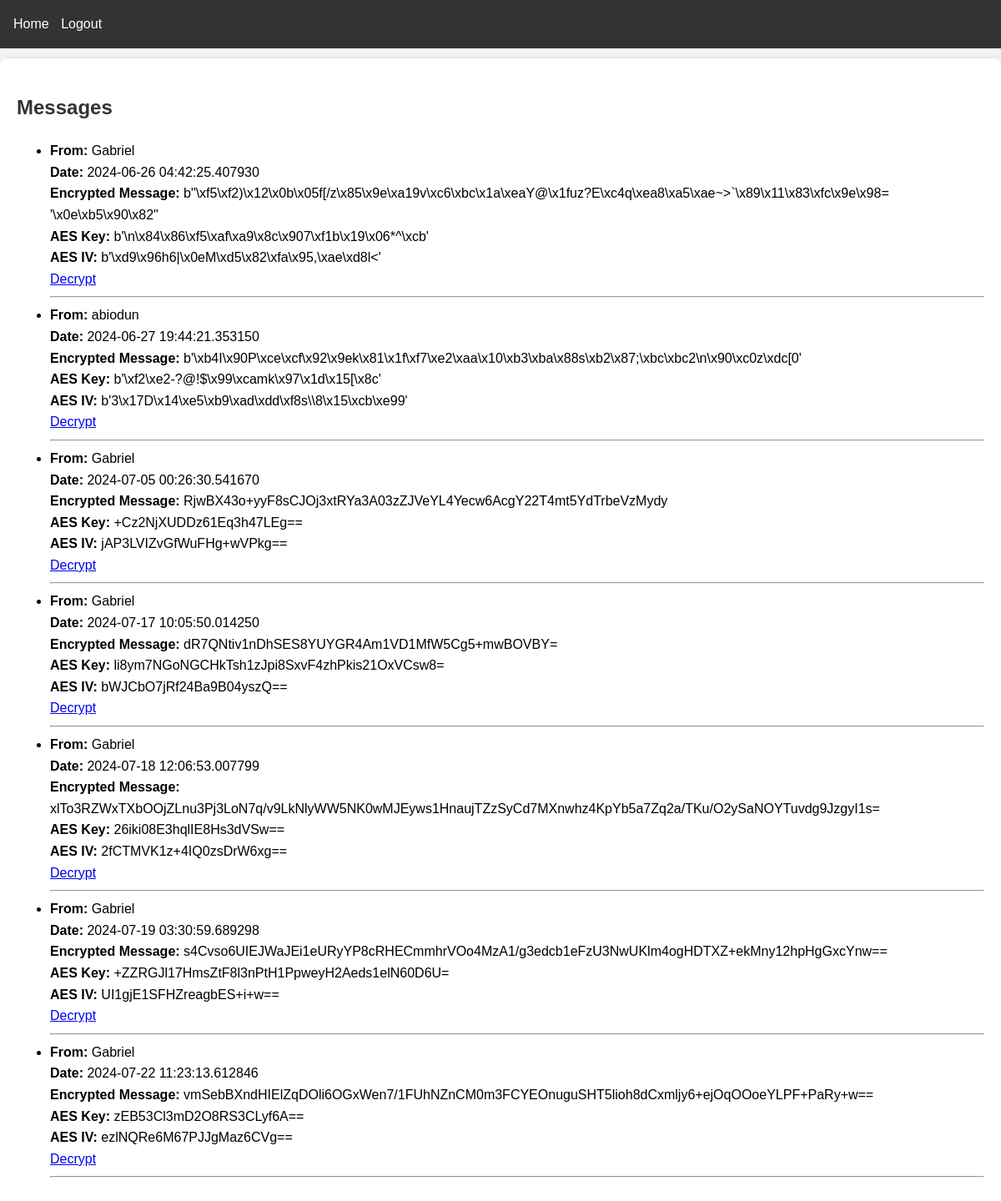
Screenshot of /messages (signed in) with the database file from the repository.
### app/models.py (models this page shows, shortened)
class Message(db.Model):
    id = db.Column(db.Integer, primary_key=True)
    sender_id = db.Column(db.Integer, db.ForeignKey('user.id'), nullable=False)
    recipient_id = db.Column(db.Integer, db.ForeignKey('user.id'), nullable=False)
    body = db.Column(db.Text, nullable=False)
    timestamp = db.Column(db.DateTime, index=True, default=datetime.utcnow)
    aes_algorithm = db.Column(db.String(64))
    aes_key = db.Column(db.String(64))
    aes_iv = db.Column(db.String(64))

class User(UserMixin, db.Model):
    id = db.Column(db.Integer, primary_key=True)
    first_name = db.Column(db.String(64))
    last_name = db.Column(db.String(64))
    phone = db.Column(db.String(20), nullable=False)
    username = db.Column(db.String(64), index=True, unique=True)
    email = db.Column(db.String(120), index=True, unique=True)
    password_hash = db.Column(db.String(128))
    messages_sent = db.relationship('Message', foreign_keys='Message.sender_id', backref='sender', lazy='dynamic')
    messages_received = db.relationship('Message', foreign_keys='Message.recipient_id', backref='recipient', lazy='dynamic')

### app/routes.py (the view)
@bp.route('/messages')
@login_required
def messages():
    received_messages = Message.query.filter_by(recipient_id=current_user.id).all()
    decrypted_messages = [(msg, msg.body) for msg in received_messages]
    return render_template('messages.html', messages=decrypted_messages)

### app/models.py (called while the page is built)
@login_manager.user_loader
def load_user(user_id):
    return User.query.get(int(user_id))

### app/templates/messages.html
{% extends "base.html" %}
{% block content %}
  <h2>Messages</h2>
  <ul>
    {% for message, encrypted_body in messages %}
      <li>
        <strong>From:</strong> {{ message.sender.username }}<br>
        <strong>Date:</strong> {{ message.timestamp }}<br>
        <strong>Encrypted Message:</strong> {{ encrypted_body }}<br>
        <strong>AES Key:</strong> {{ message.aes_key }}<br>
        <strong>AES IV:</strong> {{ message.aes_iv }}<br>
        <a href="{{ url_for('main.decrypt_message_manual', message_id=message.id) }}">Decrypt</a>
      </li>
      <hr>
    {% endfor %}
  </ul>
{% endblock %}

### app/templates/base.html (style rules this page uses)
body { font-family: Arial, sans-serif; line-height: 1.6; margin: 0; padding: 0; background-color: #f4f4f4; padding-top: 50px; }
h1, h2, h3 { color: #333; }

### rows the page displays
Message: sender.username "Gabriel", timestamp "2024-06-26 04:42:25.407930", body "b\"\\xf5\\xf2)\\x12\\x0b\\x05f[/z\\x85\\x9e\\xa19v\\xc6\\xbc\\x1a\\xeaY@\\x1fuz?E\\xc4q\\xea8\\xa5\\xae~>`\\x89\\x11\\x83\\xfc\\x9e\\x98= '\\x0e\\xb5\\x90\\x82\"", aes_key "b'\\n\\x84\\x86\\xf5\\xaf\\xa9\\x8c\\x907\\xf1b\\x19\\x06*^\\xcb'", aes_iv "b'\\xd9\\x96h6|\\x0eM\\xd5\\x82\\xfa\\x95,\\xae\\xd8l<'"
Message: sender.username "abiodun", timestamp "2024-06-27 19:44:21.353150", body "b'\\xb4I\\x90P\\xce\\xcf\\x92\\x9ek\\x81\\x1f\\xf7\\xe2\\xaa\\x10\\xb3\\xba\\x88s\\xb2\\x87;\\xbc\\xbc2\\n\\x90\\xc0z\\xdc[0'", aes_key "b'\\xf2\\xe2-?@!$\\x99\\xcamk\\x97\\x1d\\x15[\\x8c'", aes_iv "b'3\\x17D\\x14\\xe5\\xb9\\xad\\xdd\\xf8s\\\\8\\x15\\xcb\\xe99'"
Message: sender.username "Gabriel", timestamp "2024-07-05 00:26:30.541670", body "RjwBX43o+yyF8sCJOj3xtRYa3A03zZJVeYL4Yecw6AcgY22T4mt5YdTrbeVzMydy", aes_key "+Cz2NjXUDDz61Eq3h47LEg==", aes_iv "jAP3LVIZvGfWuFHg+wVPkg=="
Message: sender.username "Gabriel", timestamp "2024-07-17 10:05:50.014250", body "dR7QNtiv1nDhSES8YUYGR4Am1VD1MfW5Cg5+mwBOVBY=", aes_key "li8ym7NGoNGCHkTsh1zJpi8SxvF4zhPkis21OxVCsw8=", aes_iv "bWJCbO7jRf24Ba9B04yszQ=="
Message: sender.username "Gabriel", timestamp "2024-07-18 12:06:53.007799", body "xlTo3RZWxTXbOOjZLnu3Pj3LoN7q/v9LkNlyWW5NK0wMJEyws1HnaujTZzSyCd7MXnwhz4KpYb5a7Zq2a/TKu/O2ySaNOYTuvdg9JzgyI1s=", aes_key "26iki08E3hqlIE8Hs3dVSw==", aes_iv "2fCTMVK1z+4IQ0zsDrW6xg=="
Message: sender.username "Gabriel", timestamp "2024-07-19 03:30:59.689298", body "s4Cvso6UIEJWaJEi1eURyYP8cRHECmmhrVOo4MzA1/g3edcb1eFzU3NwUKlm4ogHDTXZ+ekMny12hpHgGxcYnw==", aes_key "+ZZRGJl17HmsZtF8l3nPtH1PpweyH2Aeds1elN60D6U=", aes_iv "UI1gjE1SFHZreagbES+i+w=="
Message: sender.username "Gabriel", timestamp "2024-07-22 11:23:13.612846", body "vmSebBXndHIElZqDOli6OGxWen7/1FUhNZnCM0m3FCYEOnuguSHT5lioh8dCxmljy6+ejOqOOoeYLPF+PaRy+w==", aes_key "zEB53Cl3mD2O8RS3CLyf6A==", aes_iv "ezlNQRe6M67PJJgMaz6CVg=="
